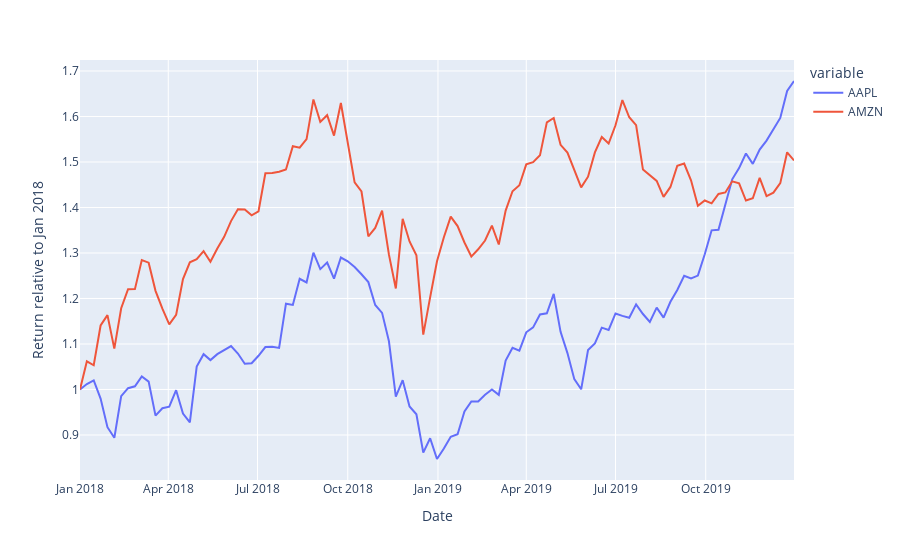

The code cell stored with this chart in its notebook:
### Code cell
px.line(stock_df, 
        x = 'date',
        y = ['AAPL', 'AMZN'],
        labels = {'date': 'Date', 'value': 'Return relative to Jan 2018'})
